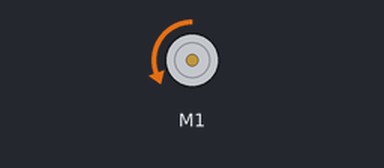
Bench run of a program on a simulated Raspberry Pi (BCM pin numbers) with an Explorer HAT. On the bench: DC motor (green arrow = forward, orange = backward, longer = faster). At 3.0 s the program stops and its outputs stay as they are.

Above: at 0.1 s.
At 3.1 s:
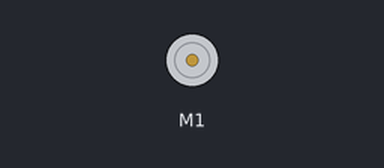
Timing chart, 0 to 4.5 s (numbered marks = the images above):
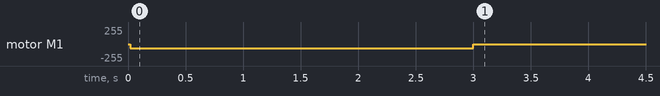

The program:

eh-motor-backwards.py
```python
#makes motor 1 plugged into explorer hat go backwards

import explorerhat
from time import sleep

explorerhat.motor.one.backward(25)
#makes the motor spin backwards
sleep(3)
#Keeps the motor spinning for 3 seconds
explorerhat.motor.one.stop()
#stops the motor
```

Measured:
- by itself, motor M1: stopped → backward 64/255 at 0.02 s, → stopped 3.0 s later
